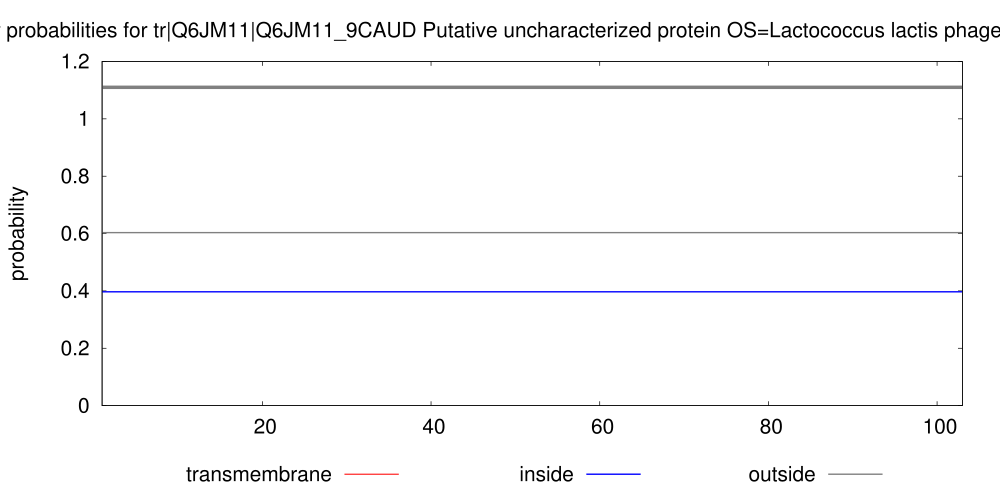

This figure's gnuplot source:
set arrow from 1,1.11 to 103,1.11 nohead lt 9 lw 10
set key below
set title "TMHMM posterior probabilities for tr|Q6JM11|Q6JM11_9CAUD Putative uncharacterized protein OS=Lactococcus lactis phage p2 PE=4 SV=2 ORF=36"
set yrange [0:1.2]
set size 2., 1.4
#set xlabel "position"
set ylabel "probability"
set xrange [1:103]
# Make the ps plot
set term postscript eps color solid "Helvetica" 30
set output "./TMHMM_9908/tr_Q6JM11_Q6JM11_9CAUD.eps"
plot "./TMHMM_9908/tr_Q6JM11_Q6JM11_9CAUD.plp" using 1:4 title "transmembrane" with impulses lt 1 lw 3, \
"" using 1:3 title "inside" with line lt 3 lw 4, \
"" using 1:5 title "outside" with line lt 9 lw 4
exit
